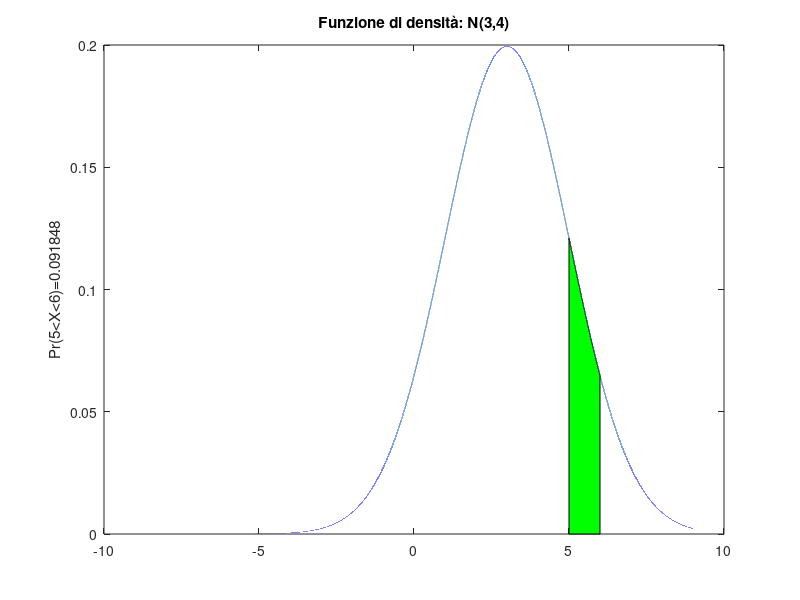

This figure's MATLAB source: (Note: this script raises an error after producing the figure.)
%% Calcolo probabilità in una N(\mu \sigma)
media=3;
varianza=4;

sigma=sqrt(varianza);

% la probabilità di ottenere un valore minore di 1.2
disp('--------------')
disp('P(X<1.2) in N(3,4)')
disp(normcdf(1.2,media,sigma))

% la probabilità di ottenere un valore compreso tra 5 e 6 in N(3,4)
disp('--------------')
disp('P(5<X<6) in N(3,4)')
prob56=normcdf(6,media,sigma)-normcdf(5,media,sigma);
disp(prob56)

%%  Rappresentazione grafica Pr 5<X<6

% Calcolo della densità tramita la funzione normpdf
x=(-9:0.0001:9)';
ypdf=normpdf(x,media,sigma);
plot(x,ypdf);
title(['Funzione di densità: N('  num2str(media) ',' num2str(varianza) ')'])

% Istruzione hold('on') per sovrapporre il grafico che segue al grafico
% precedente
hold('on')

% a = posizione dell'ultimo valore del vettore x <=5
a=find(x<=5,1,'last');
% b= posizione del primo valore del vettore x >=6
b=find(x>=6,1);
% Utilizza la funzione fill nell'intervallo x(a:b)
fill(x(a:b),[0;ypdf(a+1:b-1);0],'g')
ylabel(['Pr(5<X<6)=' num2str(prob56)])
% print -depsc figs\normfill.eps;

%% Quantili

% quantile 0.975 (valore che lascia alla sua sinistra una prob. di 2.5 per
% cento) in N(3,4)
disp('Quantile 0.975 in N(3,4)')
disp(norminv(0.975,media,sigma))


% quantili nella N(0,1)
quant=[0.005, 0.025, 0.975 0.995];
nomiquant="z"+quant;
xz=norminv(quant);
xzt=array2table(xz,"VariableNames",nomiquant);
disp("Quantili in una N(0,1)")
disp(xzt)


